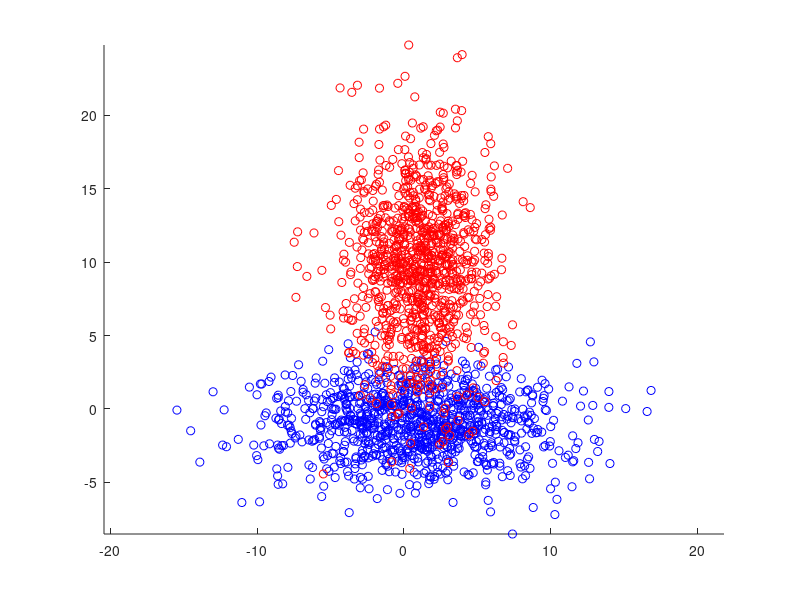

Here is the MATLAB script that generated this plot: (Note: this script raises an error after producing the figure.)
rng(0)

% Two gaussian
X1 = bsxfun(@times,randn(1000,2),[5 2]);
X1 = bsxfun(@plus,X1,[1 -1]);
X2 = bsxfun(@times,randn(1000,2),[2.5 4.5]);
X2 = bsxfun(@plus,X2,[1 10]);

close all

scatter(X1(:,1),X1(:,2),'b')
hold on
scatter(X2(:,1),X2(:,2),'r')
axis equal
set(gcf,'renderer','zbuffer');

X = [X1;X2] ;
Y = [ones(size(X1,1),1) ; -ones(size(X2,1),1)] ;

fieldsize=-20:0.1:20;
[xx,yy] = meshgrid(fieldsize,fieldsize);
xGrid=[xx(:) yy(:)];


% linear Kernel

K_lin = X*X' ;
Kgrid=xGrid*X';

% without CV
svm = svmtrain_libsvm(Y,[(1:size(K_lin,1))' K_lin], '-s 0 -t 4 -c 100 -w1 1 -w-1 1 -q');
val=test_svm_kernel(Kgrid,svm);
val = reshape(val,length(fieldsize),length(fieldsize)) ;
contour(xx,yy,val,[0.5 0.5],'b');

% with cv
fun = svm_get_cv_fun();
[svm,output_info]=cv_main_c_beta(K_lin,Y,fun,'beta_range', 2.^(-1:1:1), 'cost_range',[0.01 0.1 1])
val=test_svm_kernel(Kgrid,svm);
val = reshape(val,length(fieldsize),length(fieldsize)) ;
contour(xx,yy,val,[0.5 0.5],'--b','LineWidth',2);

% RBF Kernel
sigma=0.01;
K_rbf=zeros(size(K_lin));
for i=1:size(K_rbf,1)
    u=X(i,:);
    K_rbf(i,:) = exp(-sigma*(sum(bsxfun(@minus,X,u).^2,2))) ;
end
Kgrid=zeros(size(Kgrid));
for i=1:size(xGrid,1)
    u=xGrid(i,:);
    Kgrid(i,:) = exp(-sigma*(sum(bsxfun(@minus,X,u).^2,2))) ;
end
% without CV
svm = svmtrain_libsvm(Y,[(1:size(K_rbf,1))' K_rbf], '-s 0 -t 4 -c 100 -w1 1 -w-1 1 -q');
val=test_svm_kernel(Kgrid,svm);
val = reshape(val,length(fieldsize),length(fieldsize)) ;
contour(xx,yy,val,[0.5 0.5],'r' );

% with cv
[svm,output_info]=cv_main_c_beta(K_rbf,Y,fun,'beta_range', 2.^(-1:1:1), 'cost_range',[0.01 0.1 1])
val=test_svm_kernel(Kgrid,svm);
val = reshape(val,length(fieldsize),length(fieldsize)) ;
contour(xx,yy,val,[0.5 0.5],'--r','LineWidth',2);

hold off

